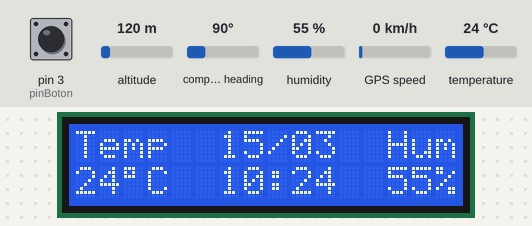
A sketch run on a simulated Arduino Mega 2560, built with avr-gcc and run on an emulated ATmega2560. On the bench: 16×2 character LCD. Inputs (shaded band) come from the test bench; at power-on: humidity 55 %, temperature 24 °C, pin 3 (pinBoton) LOW, altitude 120 m, compass heading 90°, GPS speed 0 km/h. The local clock reads 2024-03-15 10:24:30 at power-on unless the sketch sets it; storage starts empty; the GPS gets a fix after 3 s at 37.7749, -122.4194 with 8 satellites; the modem accepts every AT command (registered, SIM ready, sends succeed) and sends nothing else; what the sketch prints to the serial monitor is not drawn.

Above: at 5.6 s.
5.7 s: humidity set to 22 %
At 10.7 s:
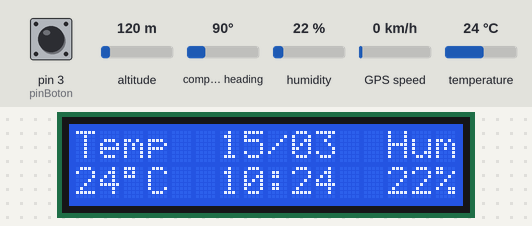
11.6 s: temperature set to 12 °C
At 16.3 s:
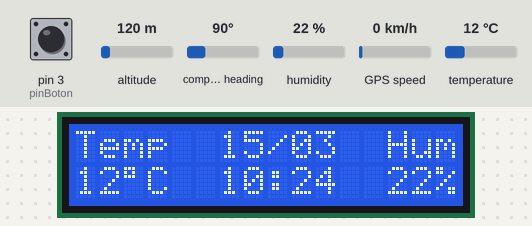
16.6 s: pin 3 (pinBoton) pulled HIGH for 0.15 s
29.2 s: humidity set to 40 %
At 31.1 s:
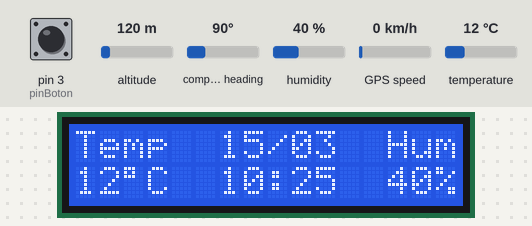
31.8 s: temperature set to 19 °C
At 36.8 s:
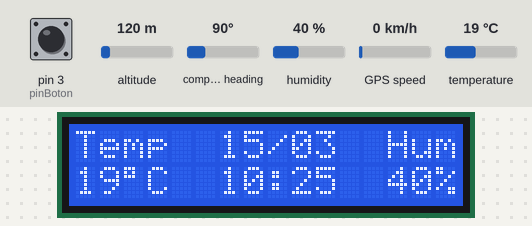
44.2 s: pin 3 (pinBoton) pulled HIGH for 1 s
Timing chart, 0 to 47.2 s (numbered marks = the images above; inputs shaded):
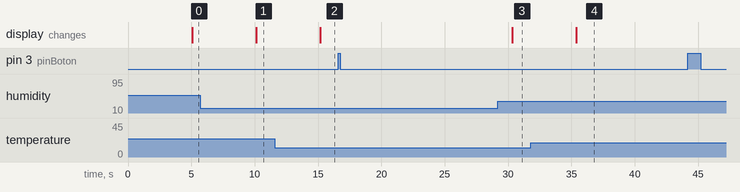

Measured:
- after the input at 5.7 s, the display: changes after 4.4 s (image 1)
- after the input at 11.6 s, the display: changes after 3.6 s (image 2)
- after the input at 16.6 s, every drawn part: stays the same
- after the input at 29.2 s, the display: changes after 1.1 s (image 3)
- after the input at 31.8 s, the display: changes after 3.6 s (image 4)

The sketch:

estacion.ino
```cpp
#include <DS3231.h>
#include <LiquidCrystal_I2C.h>
#include <TinyGPS.h>
#include <DHT11.h>
#include <Wire.h>
#include <SD.h>
#include <SPI.h>
#include "config.h"

int tiempo = 0;
int pinCS = 53;
int pinDht11 = 13;
File myFile;
DHT11 dht11(pinDht11);
LiquidCrystal_I2C lcd(0x27, 16, 2);
DS3231  Clock;
Stream *esp8266 = &Serial3;
TinyGPS gps;

bool Century = false;
bool h12 = false;
bool PM = false;
int pinLDR = A5;
int pinBoton = 3;
int escritos = 0;
/*Manejo de delays*/
#define INTERVALO_ENVIO 60000
#define INTERVALO_PANTALLA_ENC 30000
#define INTERVALO_PANTALLA_ACT 5000
unsigned long t_envio = 0;
unsigned long t_pantalla_enc = 0;
unsigned long t_pantalla_act = 0;
unsigned long actual;

void setup () {
    Serial.begin(115200);
    Serial2.begin(9600);
    Serial3.begin(115200);

    pinMode(pinBoton, INPUT);
    pinMode(pinLDR, INPUT);

    Wire.begin();
    lcd.init();
    lcd.backlight();
    lcd.clear();
    lcd.print("Temp");
    lcd.setCursor(13,0);
    lcd.print("Hum");
    SD.begin();

    esp8266-> setTimeout(15000);

    delay (1000);
    Serial.println ("Inicializar WIFI");
    wifi_init_client (esp8266);

    Serial.println ("Conectar a Red");
    wifi_connect_ssid (esp8266, WIFI_SSID, WIFI_PASSWORD);

    Serial.print("Time: ");
    actual = millis();
    Serial.println(actual);    //prints time since program started
}

void loop () {
    float temp, hum;
    int lum;
    char* fecha;
    char* hora;
    char post_data[1024];
	float lat = 0;
	float lng = 0;

    chequear_boton();
    if (transcurrio_tiempo(t_envio, INTERVALO_ENVIO)) { // se mandan datos cada 60 segundos
        if ( dht11.read(hum, temp) == 0 ) {    // Si devuelve 0 es que leyo bien
            mostrar_dht11(temp, hum);
            fecha = get_fecha();
            hora = get_hora();
            mostrar_hora(fecha);
            lum = medicion_luminosidad();
			get_lat_lng (&lat, &lng);
            guardar_sd(fecha, hora, temp, hum, lum);
            sprintf (post_data, "luminosidad=%d&temperatura=%d&humedad=%d&fecha=%s&hora=%s&lat=%d.%d&lng=%d.%d",
				lum, (int) temp, (int) hum, fecha, hora, (int)lat, (lat-((int)lat))*100000000, (int)lng, (lng-((int)lng))*100000000);
            http_post (esp8266, SERVER_HOST, SERVER_PORT, SERVER_RESOURCE, post_data);
            free(fecha);
            free(hora);
        }
        actual = millis();
        t_envio = actual;
    }

    if (transcurrio_tiempo(t_pantalla_act, INTERVALO_PANTALLA_ACT)) {
        if ( dht11.read(hum, temp) == 0 ) {    // Si devuelve 0 es que leyo bien
            mostrar_dht11(temp, hum);
            fecha = get_fecha();
            mostrar_hora(fecha);
        }
        actual = millis();
        t_pantalla_act = actual;
    }
    delay(100);
}

float flat, flng;
void get_lat_lng (float *lat, float *lng) {
	bool newData = false;
	while (Serial2.available()) {
		char c = Serial2.read();
		if (gps.encode(c)) {
			newData = true;
		}
	}
	if (newData) {
		*lat = flat;
		*lng = flng;
	}
}

bool transcurrio_tiempo(unsigned long variable, unsigned long tiempo) {
    actual = millis();
    if ( ((actual - variable) > tiempo) || (actual < variable) ){
        return true;
    }
    return false;
}

void chequear_boton() {
    actual = millis();
    if (digitalRead(pinBoton) == HIGH) {
        lcd.backlight();
        lcd.display();
        t_pantalla_enc = actual;
    } else {
      if ( transcurrio_tiempo(t_pantalla_enc, INTERVALO_PANTALLA_ENC) ) {
          lcd.noBacklight();
          lcd.noDisplay();
      }
    }
}

void mostrar_dht11(float temp, float hum) {
    lcd.setCursor(0, 1);
    lcd.print((int) temp);
    lcd.print((char) 223);
    lcd.print("C");
    lcd.setCursor(13, 1);
    lcd.print((int) hum);
    lcd.print("%");
}

int medicion_luminosidad() {
    int lum;
    lum = (1023 - analogRead(pinLDR))/10;
	if (lum > 100) {
		lum = 100;
	}
    //lum = (int) ((100 * analogRead (pinLDR)) / 1023);
    return lum;
}

void guardar_sd(char* fecha, char* hora, float temp, float hum, int lum) {
    char medicion[256];
    sprintf (medicion, "%s,%s,%d,%d,%d", fecha, hora, (int) temp, (int) hum, lum);
    myFile = SD.open("STATION.CSV", FILE_WRITE);
    myFile.println (medicion);
    myFile.close();
}

char* get_hora() {
    char hora[9];
    sprintf (hora, "%02d:%02d:%02d", Clock.getHour(h12, PM), Clock.getMinute(), Clock.getSecond());
    return strdup(hora);
}

char* get_fecha() {
    char fecha[6];
    sprintf (fecha, "%02d/%02d", Clock.getDate(), Clock.getMonth(Century));
    return strdup(fecha);
}

void mostrar_hora(char* fecha) {
    lcd.setCursor(6, 0);
    lcd.print(fecha);
    lcd.setCursor(6, 1);
    lcd.print (Clock.getHour(h12,PM));
    lcd.print (":");
    lcd.print (Clock.getMinute());
}
```

at_utils.ino
```cpp
#define AT_SERIAL_DEBUG 1

bool at_command (Stream *stream, char *command) {
	at_flush (stream);
	if (AT_SERIAL_DEBUG) {
		Serial.print (">>> ");
		Serial.println (command);
	}
	bool success = false;
	char *send_str = malloc (strlen (command) +3);
	strcpy (send_str, command);
	strcat (send_str, "\r\n");
	bool must_send = true;
	while (must_send) {
		stream-> print (send_str);
		bool must_read_line = true;
		char *line = NULL;
		while (must_read_line) {
			line = at_read_line (stream);
			if (AT_SERIAL_DEBUG) {
				Serial.print ("<<< ");
				Serial.println (line);
			}
			if (at_response_ok (line)) {
				must_read_line = false;
				must_send = false;
				success = true;
			} else if (at_response_error (line) || at_response_fail (line)) {
				must_read_line = false;
				must_send = false;
				success = false;
			} else if (at_response_busy (line)) {
				must_read_line = false;
				must_send = true;
				delay (300);
			} else if (strlen (line) == 0) {
				must_read_line = false;
				must_send = false;
			}
			free (line);
		}
	}
	free (send_str);
	return success;
}

char *at_read_line (Stream *stream) {
	String readed = stream-> readStringUntil('\n');
	int buf_len = readed.length () +1;
	char *response = malloc (buf_len);
	readed.toCharArray (response, buf_len);
	return response;
}

bool at_response_busy (char *response) {
	return (strncmp (response, "busy", 4) == 0);
}

bool at_response_ok (char *response) {
	return (strncmp (response, "OK\r", 3) == 0) || (strncmp (response, "SEND OK\r", 8) == 0);
}

bool at_response_error (char *response) {
	return (strncmp (response, "ERROR\r", 6) == 0);
}

bool at_response_fail (char *response) {
	return (strncmp (response, "FAIL\r", 5) == 0) || (strncmp (response, "SEND FAIL\r", 10) == 0);
}

bool at_flush (Stream *stream) {
	if (AT_SERIAL_DEBUG) {
		Serial.print("** flushing ");
		while (stream-> available()) {
			Serial.write (stream-> read());
		}
		Serial.println(" **");
	} else {
		while (stream-> available()) {
			stream-> read();
		}
	}
}
```

http_utils.ino
```cpp
#define HTTP_SERIAL_DEBUG 1

bool http_post (Stream *stream, char *host, int port, char *resource, char *post_data) {
	bool success = false;
	char *start_command ="AT+CIPSTART=\"TCP\",\"%s\",%d";
	int len = strlen(start_command) + strlen (host) + strlen (resource) + 11;
	char *command = malloc (len);
	sprintf (command, start_command, host, port);
	success = at_command (stream, command);
	free (command);

	if (!success) {
		return false;
	}

	char *request_format =
		"POST %s HTTP/1.1\r\n"
		"Host: %s\r\n"
		"Content-Length: %d\r\n"
		"Content-Type: application/x-www-form-urlencoded\r\n"
		"\r\n"
		"%s";

	char *request = malloc (strlen (request_format) + strlen (resource) + strlen (host) + strlen (post_data) + 11);
	sprintf (request, request_format, resource, host, strlen (post_data), post_data);


	char *send_command = "AT+CIPSENDBUF=%d";
	command = malloc (strlen (send_command) +11);
	sprintf (command, send_command, strlen (request));
	success = at_command (stream, command);
	free (command);

	if (!success) {
		return false;
	}

	if (HTTP_SERIAL_DEBUG) {
		Serial.println ("++ HTTP REQUEST");
		Serial.println (request);
		Serial.println ("++");
	}

	stream-> print (request);
	free (request);

	delay (1200); // La documentación dice que debe esperarsse al menos un segundo antes de enviar el comando CIPCLOSE
	success = at_command (stream, "AT+CIPCLOSE");
	return success;
}
```

wifi_utils.ino
```cpp
void wifi_init_client (Stream *stream) {
	at_command (stream, "AT+CWAUTOCONN=1"); // Habilitar conexion automática
	bool success = at_command (stream, "AT+CWMODE=1"); // Modo cliente
	return success;
}

bool wifi_connect_ssid (Stream *stream, char *ssid, char *password) {
	char *format = "AT+CWJAP=\"%s\",\"%s\"";
	int len  = strlen (format) + strlen (ssid) + strlen (password) +1;
	char *command = malloc (len);
	sprintf (command, format, ssid, password);
	bool success = at_command (stream, command);
	free (command);
	return success;

}
```

config.h
```cpp
#define WIFI_SSID "nombre"
#define WIFI_PASSWORD "clave"
#define SERVER_HOST "pcabrera.xyz"
#define SERVER_PORT 80
#define SERVER_RESOURCE "/adi/cargar_datos.php"
```
